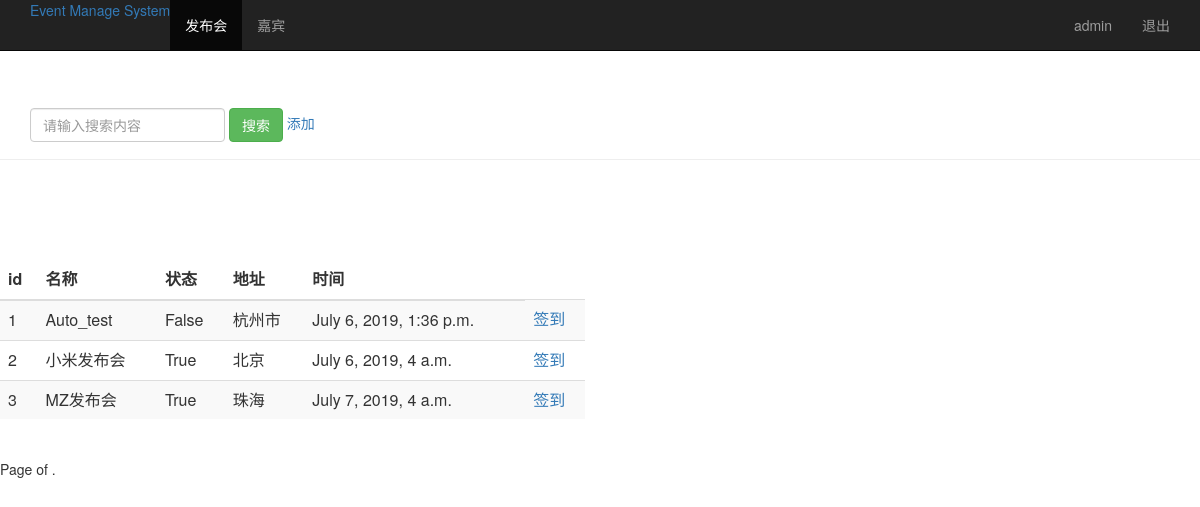
The page /event_manage/ (signed in) on the database its author committed.
### sign/models.py (models this page shows, shortened)
class Event(models.Model):
	name=models.CharField(max_length=100)
	limit=models.IntegerField()
	status=models.BooleanField()
	address=models.CharField(max_length=200)
	start_time=models.DateTimeField('events time')
	create_time=models.DateTimeField(auto_now=True)

### sign/views.py (the view)
# urls.py: url(r'^event_manage/$', views.event_manage),
@login_required
def event_manage(request):
	event_list=Event.objects.all()
	username=request.session.get("user","")
	return render(request,"event_manage.html",{"user":username,"events":event_list})

### sign/templates/event_manage.html (shortened to what this page needs)
<html lang="zh_CN">
<head>
	{% load bootstrap3 %}
	{% bootstrap_css %}
</head>
<body role="document">
	<nav class="navbar navbar-inverse navbar-fixed-top">
		<div class="container">
			<div class="navbar-header">
				<a calss="navbar-brand" href='/event_manage/'>Event Manage System</a>
			</div>
			<div id="navbar" class="collapse navbar-collapse">
				<ul class="nav navbar-nav">
					<li class="active"><a href="#">发布会</a></li>
					<li><a href="/guest_manage/">嘉宾</a></li>
				</ul>
				<ul class="nav navbar-nav navbar-right">
					<li><a href="#">{{user}}</a></li>
					<li><a href="/loginout">退出</a></li>
				</ul>
			</div>
		</div>
	</nav>
	<div class="page-header" style="padding-top: 60px;">
		<div id="navbar" class="collapse navbar-collapse">
			<form class="navbar-form" method="get" action="/search_name/">
				<div class="form-group">
					<input name="name" type="text" placeholder="请输入搜索内容" class="form-control">
				</div>
				<button type="submit" class="btn btn-success">搜索</button>
				<a href="/add_event">添加</a>
			</form>
		</div>
	</div>
	<div class="row" style="padding-top: 80px;">
		<div class="col-md-6">
			<table class="table table-striped">
				<thead>
					<tr>
						<th>id</th><th>名称</th><th>状态</th><th>地址</th><th>时间</th>
					</tr>
				</thead>
				<tbody>
					{% for event in events %}
					<tr>
						<td>{{event.id}}</td>
						<td>{{event.name}}</td>
						<td>{{event.status}}</td>
						<td>{{event.address}}</td>
						<td>{{event.start_time}}</td>
						<td>
							<a href="/sign_index/{{event.id}}" target="{{event.id}}_blank">签到</a>
						</td>
					</tr>
					{% endfor %}
				</tbody>
			</table>
		</div>
	</div>
	<div class="pagination">
		<span class="step-links">
			<span class="current">
				Page {{events.number}} of {{events.paginator.num_pages}} .
			</span>
		</span>
	</div>
</body>
</html>

### rows shown on the page
Event: id "1", name "Auto_test", status "False", address "杭州市", start_time "July 6, 2019, 1:36 p.m."
Event: id "2", name "小米发布会", status "True", address "北京", start_time "July 6, 2019, 4 a.m."
Event: id "3", name "MZ发布会", status "True", address "珠海", start_time "July 7, 2019, 4 a.m."

### other values the page prints
{{ user }} "admin"
